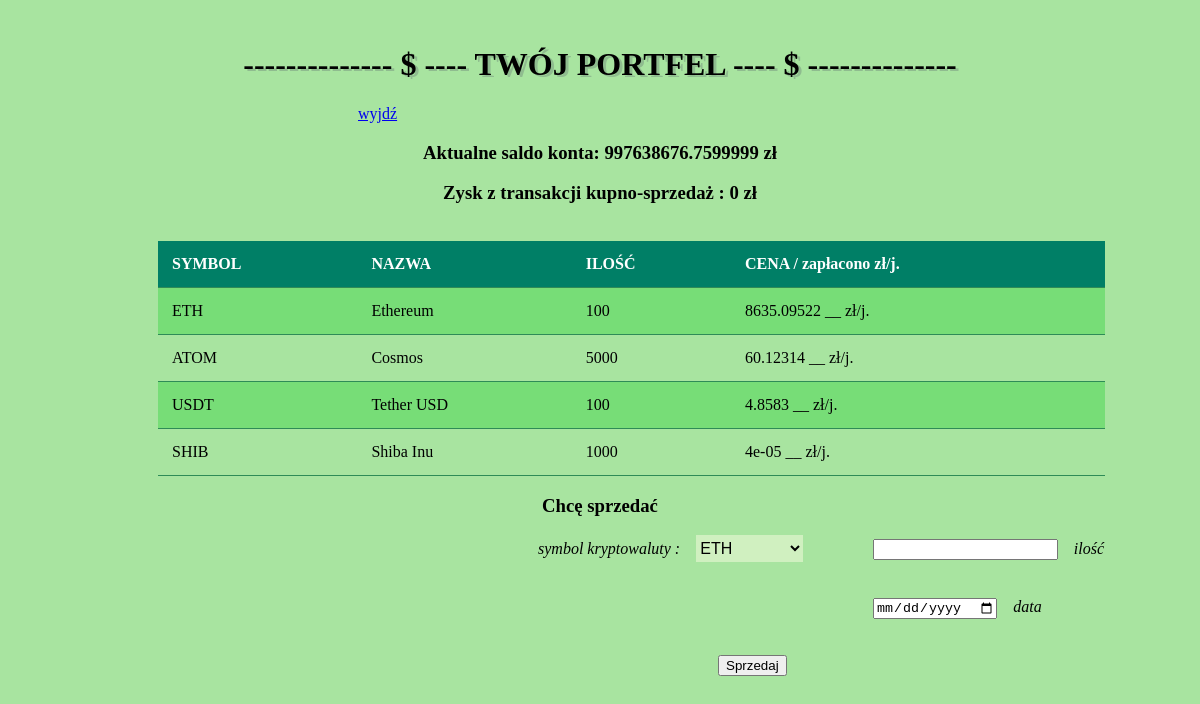
Screenshot of /purse_sell with the database file from the repository.
### app.py (models this page shows)
class Balance(db.Model):
    id = db.Column(db.Integer, primary_key=1)
    balance = db.Column(db.Float)

class Wallet(db.Model):
    id = db.Column(db.Integer, primary_key=True)
    symbol = db.Column(db.String)
    name = db.Column(db.String)
    qty = db.Column(db.Integer)
    price = db.Column(db.Float)

### app.py (the view, shortened to what this page needs)
@app.route("/purse_sell", methods=['GET', 'POST'])
def purse_sell():
    profit = 0
    b = Balance.query.get(1)
    wallet = Wallet.query.all()
    rf = request.form
    return render_template('purse_sell.html', balance=b.balance, wallet=wallet, profit=profit)

### templates/purse_sell.html (shortened to what this page needs)
<!DOCTYPE html>
<html lang="en">
<head>
    <link rel="stylesheet" href="{{url_for('static', filename= 'stylesheet.css')}}">
</head>
<body>
<div class=container11>
    <h1>-------------- $ ---- TWÓJ PORTFEL ---- $ --------------</h1>
</div>
<div class=container4>
    <a href = "{{url_for('operation')}}"> wyjdź </a>
</div>
<div class=container1>
    <h3><label>Aktualne saldo konta: {{balance}} zł</label></h3>
    <h3><label>Zysk z transakcji kupno-sprzedaż : {{profit}} zł</label></h3>
</div>
<br>
<table>
    <tr>
        <th>SYMBOL</th>
        <th>NAZWA</th>
        <th>ILOŚĆ</th>
        <th>CENA / zapłacono zł/j.</th>
    </tr>
    {% for crypto in wallet %}
    <tr>
        <td>{{crypto.symbol}}</td>
        <td>{{crypto.name}}</td>
        <td>{{crypto.qty}}</td>
        <td>{{crypto.price}} __ zł/j.</td>
    </tr>
    {% endfor %}
</table>
<form action="{{url_for('purse_sell')}}" method="POST">
    <div class=container1>
        <h3><label>Chcę sprzedać</label></h3>
    </div>
    <div class=container2>
        <i>symbol kryptowaluty :&nbsp;&nbsp;&nbsp;</i>
	    <select name='crypto_symbol'>
            {% for crypto in wallet %}
            <option>{{crypto.symbol}}</option>
            {% endfor %}
            <input name='crypto_qty' type='number'
                   style="margin-left: 70px"/>&nbsp;&nbsp;&nbsp;&nbsp;<i>ilość</i>
        </select>
    </div>
    <div>
        <br>
        <br>
        <input name='datetime' type='date'
               style="margin-left: 865px"/>&nbsp;&nbsp;&nbsp;&nbsp;<i>data</i>
    </div>
    <br>
    <br>
        <button type='submit' style="margin-left: 710px">Sprzedaj</button>
</form>
</body>
</html>

### static/stylesheet.css (style rules this page uses)
html { background: #a8e4a0; margin-top: 25px }
input { margin-left: 110px }
button { margin-left: 100px }
select { background-color: #d0f0c0; font-size: 12pt; width: 80pt; height: 20pt; border-style: none; border-color: #000000 }
div.container1 { text-align: center }
div.container11 { text-align: center; text-shadow: 3px 2px #8fbc8f }
div.container2 { margin-left: 530px }
div.container4 { margin-left: 350px }
table { border-collapse: collapse; width: 80%; margin-left: 150px }
th, td { text-align: left; padding: 14px; border-bottom: 1px solid #2e8b57 }
tr:nth-child(even) { background-color: #77dd77 }
th { background-color: #007f66; color: white }

### rows the page displays
Balance: balance "997638676.7599999"
Wallet: symbol "ETH", name "Ethereum", qty "100", price "8635.09522"
Wallet: symbol "ATOM", name "Cosmos", qty "5000", price "60.12314"
Wallet: symbol "USDT", name "Tether USD", qty "100", price "4.8583"
Wallet: symbol "SHIB", name "Shiba Inu", qty "1000", price "4e-05"

### other values shown
{{ profit }} "0"
form field crypto_symbol "ETH"
